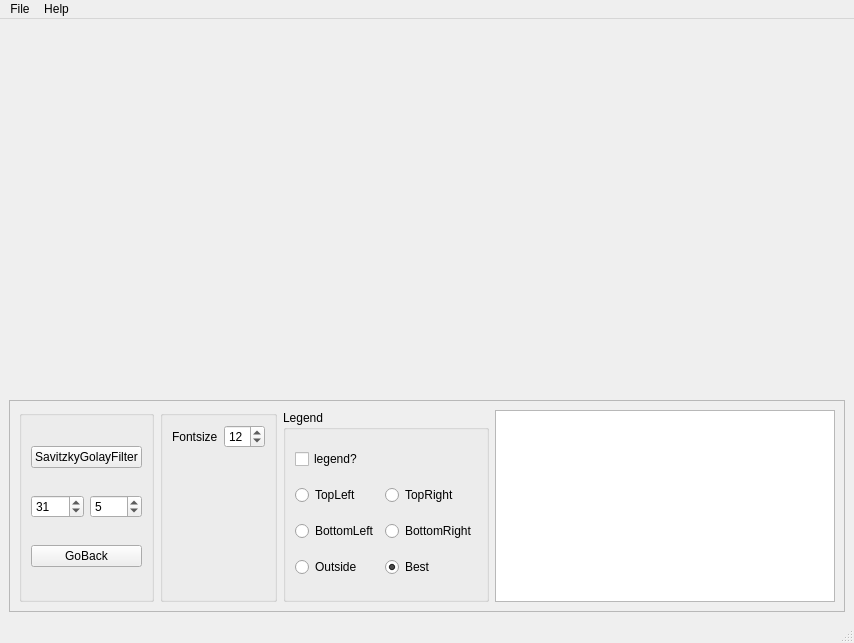
<?xml version="1.0" encoding="UTF-8"?>
<ui version="4.0">
 <class>MainWindow</class>
 <widget class="QMainWindow" name="MainWindow">
  <property name="geometry">
   <rect>
    <x>0</x>
    <y>0</y>
    <width>854</width>
    <height>643</height>
   </rect>
  </property>
  <property name="windowTitle">
   <string>UV-vis spectrophotometry</string>
  </property>
  <widget class="QWidget" name="centralwidget">
   <layout class="QVBoxLayout" name="verticalLayout">
    <item>
     <widget class="QWidget" name="mplwidget" native="true">
      <layout class="QVBoxLayout" name="verticalLayout_mplwidget">
       <property name="spacing">
        <number>5</number>
       </property>
       <property name="leftMargin">
        <number>0</number>
       </property>
       <property name="topMargin">
        <number>0</number>
       </property>
       <property name="rightMargin">
        <number>0</number>
       </property>
       <property name="bottomMargin">
        <number>0</number>
       </property>
      </layout>
     </widget>
    </item>
    <item>
     <widget class="QFrame" name="frame">
      <property name="sizePolicy">
       <sizepolicy hsizetype="Preferred" vsizetype="Maximum">
        <horstretch>0</horstretch>
        <verstretch>0</verstretch>
       </sizepolicy>
      </property>
      <property name="frameShape">
       <enum>QFrame::StyledPanel</enum>
      </property>
      <property name="frameShadow">
       <enum>QFrame::Raised</enum>
      </property>
      <layout class="QHBoxLayout" name="horizontalLayout">
       <item>
        <widget class="QGroupBox" name="groupBox_2">
         <property name="title">
          <string/>
         </property>
         <layout class="QGridLayout" name="gridLayout_2">
          <item row="0" column="0" colspan="2">
           <widget class="QPushButton" name="pushButton_SGFilter">
            <property name="text">
             <string>SavitzkyGolayFilter</string>
            </property>
           </widget>
          </item>
          <item row="1" column="0">
           <widget class="QSpinBox" name="spinBox_SG1">
            <property name="maximum">
             <number>999</number>
            </property>
            <property name="value">
             <number>31</number>
            </property>
           </widget>
          </item>
          <item row="1" column="1">
           <widget class="QSpinBox" name="spinBox_SG2">
            <property name="maximum">
             <number>999</number>
            </property>
            <property name="value">
             <number>5</number>
            </property>
           </widget>
          </item>
          <item row="2" column="0" colspan="2">
           <widget class="QPushButton" name="pushButton_goback">
            <property name="text">
             <string>GoBack</string>
            </property>
           </widget>
          </item>
         </layout>
        </widget>
       </item>
       <item>
        <widget class="QGroupBox" name="groupBox_3">
         <property name="title">
          <string/>
         </property>
         <layout class="QGridLayout" name="gridLayout_3">
          <item row="0" column="0">
           <widget class="QLabel" name="label">
            <property name="text">
             <string>Fontsize</string>
            </property>
           </widget>
          </item>
          <item row="0" column="1">
           <widget class="QSpinBox" name="spinBox_fontsize">
            <property name="value">
             <number>12</number>
            </property>
           </widget>
          </item>
          <item row="1" column="0">
           <spacer name="verticalSpacer">
            <property name="orientation">
             <enum>Qt::Vertical</enum>
            </property>
            <property name="sizeHint" stdset="0">
             <size>
              <width>20</width>
              <height>127</height>
             </size>
            </property>
           </spacer>
          </item>
         </layout>
        </widget>
       </item>
       <item>
        <widget class="QGroupBox" name="groupBox">
         <property name="title">
          <string>Legend</string>
         </property>
         <layout class="QGridLayout" name="gridLayout">
          <item row="0" column="0">
           <widget class="QCheckBox" name="checkBox_legend">
            <property name="text">
             <string>legend?</string>
            </property>
           </widget>
          </item>
          <item row="1" column="0">
           <widget class="QRadioButton" name="radioButton_topleft">
            <property name="text">
             <string>TopLeft</string>
            </property>
           </widget>
          </item>
          <item row="1" column="1">
           <widget class="QRadioButton" name="radioButton_topright">
            <property name="text">
             <string>TopRight</string>
            </property>
           </widget>
          </item>
          <item row="2" column="0">
           <widget class="QRadioButton" name="radioButton_bottomleft">
            <property name="text">
             <string>BottomLeft</string>
            </property>
           </widget>
          </item>
          <item row="2" column="1">
           <widget class="QRadioButton" name="radioButton_bottomright">
            <property name="text">
             <string>BottomRight</string>
            </property>
           </widget>
          </item>
          <item row="3" column="0">
           <widget class="QRadioButton" name="radioButton_outside">
            <property name="text">
             <string>Outside</string>
            </property>
           </widget>
          </item>
          <item row="3" column="1">
           <widget class="QRadioButton" name="radioButton_best">
            <property name="text">
             <string>Best</string>
            </property>
            <property name="checked">
             <bool>true</bool>
            </property>
           </widget>
          </item>
         </layout>
        </widget>
       </item>
       <item>
        <widget class="QListWidget" name="listWidget"/>
       </item>
      </layout>
     </widget>
    </item>
   </layout>
  </widget>
  <widget class="QMenuBar" name="menubar">
   <property name="geometry">
    <rect>
     <x>0</x>
     <y>0</y>
     <width>854</width>
     <height>31</height>
    </rect>
   </property>
   <widget class="QMenu" name="menuFile">
    <property name="title">
     <string>File</string>
    </property>
    <addaction name="actionImport_DATA"/>
    <addaction name="actionExport_Graph"/>
    <addaction name="actionExport_All_DATA"/>
   </widget>
   <widget class="QMenu" name="menuHelp">
    <property name="title">
     <string>Help</string>
    </property>
    <addaction name="actionHelp"/>
   </widget>
   <addaction name="menuFile"/>
   <addaction name="menuHelp"/>
  </widget>
  <widget class="QStatusBar" name="statusbar"/>
  <action name="actionImport_DATA">
   <property name="text">
    <string>Import DATA</string>
   </property>
  </action>
  <action name="actionExport_Graph">
   <property name="text">
    <string>Export Graph</string>
   </property>
  </action>
  <action name="actionHelp">
   <property name="text">
    <string>Help</string>
   </property>
  </action>
  <action name="actionExport_All_DATA">
   <property name="text">
    <string>Export All DATA</string>
   </property>
  </action>
 </widget>
 <resources/>
 <connections/>
</ui>
